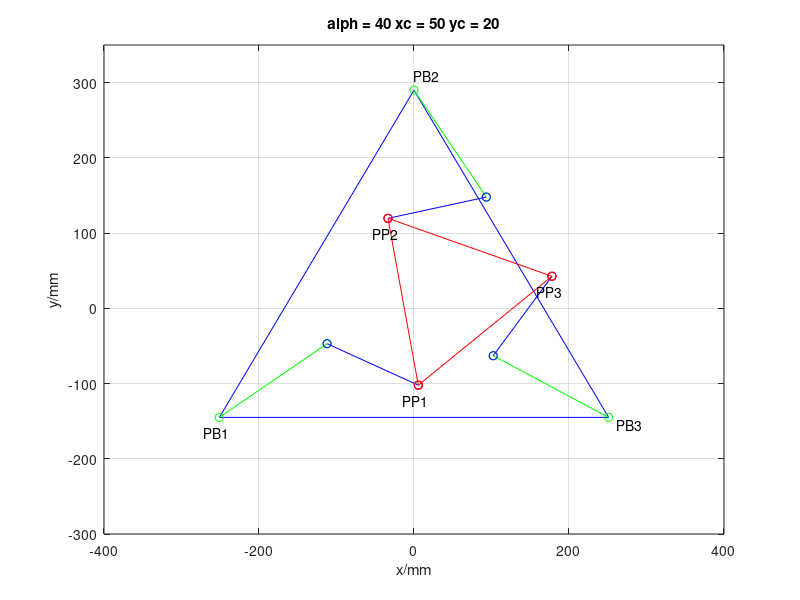
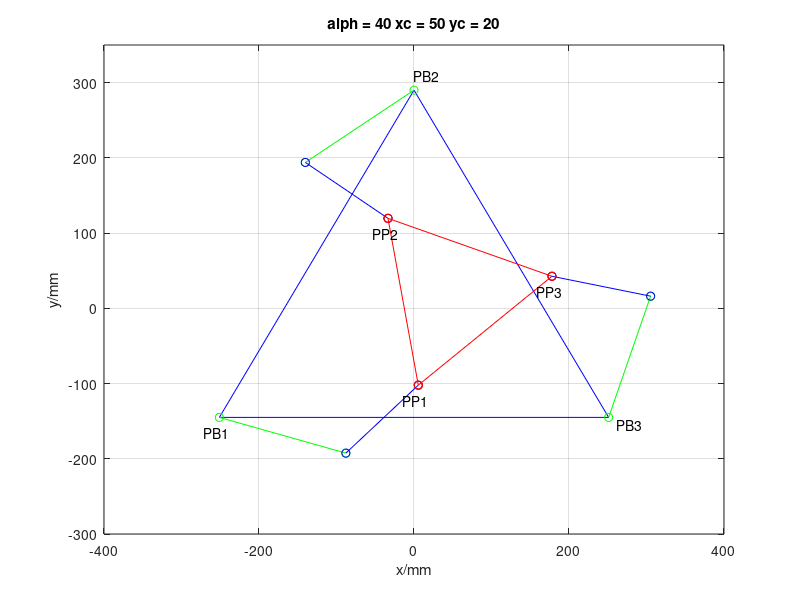

Write MATLAB code to recreate these figures, in order.
clear
close all
clc







% change alph here
alph = 40;
% change end-effcetor position here
xc = 50;
yc = 20;









figure (1)
set(1,'position',[1000 0 560 420])

figure (2)
set(2,'position',[200 0 560 420])

% parameters of links
ra = 170;
L = 130;
rplat = 130;
rbase = 290;

alpha = alph*pi/180;

thetaPB = [pi+pi/6 pi/2 2*pi-pi/6];
xpb = [-rbase/2*sqrt(3) 0 rbase/2*sqrt(3)];
ypb = [-rbase/2 rbase -rbase/2];

xpbpp = xc + rplat * cos(alpha + thetaPB) - rbase * cos(thetaPB);
ypbpp = yc + rplat * sin(alpha + thetaPB) - rbase * sin(thetaPB);

e1 = -2 * ypbpp *ra;
e2 = -2 * xpbpp * ra;
e3 = xpbpp.^2 + ypbpp.^2 + ra^2 - L^2;

t1 = (-e1 + sqrt(e1.^2 + e2.^2 - e3.^2))./(e3 - e2);
t2 = (-e1 - sqrt(e1.^2 + e2.^2 - e3.^2))./(e3 - e2);

theta1 = 2*atan(t1);
theta2 = 2*atan(t2);

cosphi1 = xc + rplat * cos(alpha + thetaPB) - rbase * cos(thetaPB) - ra * cos(theta1);
cosphi2 = xc + rplat * cos(alpha + thetaPB) - rbase * cos(thetaPB) - ra * cos(theta2);

sinphi1 = yc + rplat * sin(alpha + thetaPB) - rbase * sin(thetaPB) - ra * sin(theta1);
sinphi2 = yc + rplat * sin(alpha + thetaPB) - rbase * sin(thetaPB) - ra * sin(theta2);

phi1 = atan2(sinphi1,cosphi1);
phi2 = atan2(sinphi2,cosphi2);

%% plot robot
figure (1)
plot([-rbase/2*sqrt(3) 0],[-rbase/2 rbase],'b')
hold on
plot([0 rbase/2*sqrt(3)],[rbase -rbase/2],'b')
hold on
plot([rbase/2*sqrt(3) -rbase/2*sqrt(3)],[-rbase/2 -rbase/2],'b')
hold on
grid on

xM = ra * cos(theta1) + xpb;
yM = ra * sin(theta1) + ypb;

xpp = ra * cos(theta1) + L * cos(phi1) + xpb;
ypp = ra * sin(theta1) + L * sin(phi1) + ypb;

for i = 1:3
    plot([xpb(i) xM(i)],[ypb(i) yM(i)],'-og')
    hold on
end

for i = 1:3
    plot([xM(i) xpp(i)],[yM(i) ypp(i)],'-ob')
    hold on
end

plot([xpp(1) xpp(2)],[ypp(1) ypp(2)],'-or')
hold on
plot([xpp(2) xpp(3)],[ypp(2) ypp(3)],'-or')
hold on
plot([xpp(3) xpp(1)],[ypp(3) ypp(1)],'-or')
hold on
axis([-400 400 -300 350])
hold on

text(xpb(1) - 20, ypb(1) - 20, 'PB1') ;
text(xpb(3) + 10, ypb(3) - 10, 'PB3') ;
text(xpb(2), ypb(2) + 20, 'PB2') ;

text(xpp(1) - 20, ypp(1) - 20, 'PP1') ;
text(xpp(2) - 20, ypp(2) - 20, 'PP2') ;
text(xpp(3) - 20, ypp(3) - 20, 'PP3') ;

xlabel('x/mm'); 
ylabel('y/mm');
s = strcat('alph =', {' '}, int2str(alph),' xc =', {' '}, int2str(xc),' yc =', {' '}, int2str(yc));
title(s)

%% plot robot
figure (2)
plot([-rbase/2*sqrt(3) 0],[-rbase/2 rbase],'b')
hold on
plot([0 rbase/2*sqrt(3)],[rbase -rbase/2],'b')
hold on
plot([rbase/2*sqrt(3) -rbase/2*sqrt(3)],[-rbase/2 -rbase/2],'b')
hold on
grid on

xM = ra * cos(theta2) + xpb;
yM = ra * sin(theta2) + ypb;

xpp = ra * cos(theta2) + L * cos(phi2) + xpb;
ypp = ra * sin(theta2) + L * sin(phi2) + ypb;

for i = 1:3
    plot([xpb(i) xM(i)],[ypb(i) yM(i)],'-og')
    hold on
end

for i = 1:3
    plot([xM(i) xpp(i)],[yM(i) ypp(i)],'-ob')
    hold on
end

plot([xpp(1) xpp(2)],[ypp(1) ypp(2)],'-or')
hold on
plot([xpp(2) xpp(3)],[ypp(2) ypp(3)],'-or')
hold on
plot([xpp(3) xpp(1)],[ypp(3) ypp(1)],'-or')
hold on
axis([-400 400 -300 350])
hold on

text(xpb(1) - 20, ypb(1) - 20, 'PB1') ;
text(xpb(3) + 10, ypb(3) - 10, 'PB3') ;
text(xpb(2), ypb(2) + 20, 'PB2') ;

text(xpp(1) - 20, ypp(1) - 20, 'PP1') ;
text(xpp(2) - 20, ypp(2) - 20, 'PP2') ;
text(xpp(3) - 20, ypp(3) - 20, 'PP3') ;

xlabel('x/mm'); 
ylabel('y/mm');

title(s)
